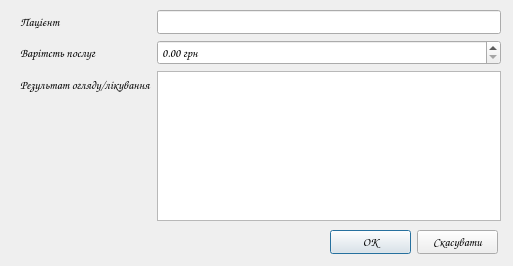
<?xml version="1.0" encoding="UTF-8"?>
<ui version="4.0">
 <class>AppointmentDialog</class>
 <widget class="QDialog" name="AppointmentDialog">
  <property name="geometry">
   <rect>
    <x>0</x>
    <y>0</y>
    <width>513</width>
    <height>266</height>
   </rect>
  </property>
  <property name="font">
   <font>
    <family>Comic Sans MS</family>
   </font>
  </property>
  <property name="windowTitle">
   <string>Результат огляду/лікування</string>
  </property>
  <property name="windowIcon">
   <iconset resource="res/res.qrc">
    <normaloff>:/action_icons/appointment.png</normaloff>:/action_icons/appointment.png</iconset>
  </property>
  <property name="modal">
   <bool>true</bool>
  </property>
  <widget class="QWidget" name="">
   <property name="geometry">
    <rect>
     <x>20</x>
     <y>10</y>
     <width>481</width>
     <height>211</height>
    </rect>
   </property>
   <layout class="QFormLayout" name="formLayout">
    <item row="0" column="0">
     <widget class="QLabel" name="label">
      <property name="text">
       <string>Пацієнт</string>
      </property>
     </widget>
    </item>
    <item row="0" column="1">
     <widget class="QLineEdit" name="patient_le">
      <property name="readOnly">
       <bool>true</bool>
      </property>
     </widget>
    </item>
    <item row="1" column="0">
     <widget class="QLabel" name="label_2">
      <property name="text">
       <string>Варітсть послуг</string>
      </property>
     </widget>
    </item>
    <item row="1" column="1">
     <widget class="QDoubleSpinBox" name="price_sb">
      <property name="suffix">
       <string> грн</string>
      </property>
      <property name="maximum">
       <double>99999.990000000005239</double>
      </property>
      <property name="singleStep">
       <double>10.000000000000000</double>
      </property>
     </widget>
    </item>
    <item row="2" column="0">
     <widget class="QLabel" name="label_3">
      <property name="text">
       <string>Результат огляду/лікування</string>
      </property>
     </widget>
    </item>
    <item row="2" column="1">
     <widget class="QTextEdit" name="results_te"/>
    </item>
   </layout>
  </widget>
  <widget class="QWidget" name="">
   <property name="geometry">
    <rect>
     <x>330</x>
     <y>230</y>
     <width>168</width>
     <height>25</height>
    </rect>
   </property>
   <layout class="QHBoxLayout" name="horizontalLayout">
    <item>
     <widget class="QPushButton" name="ok_pb">
      <property name="text">
       <string>ОК</string>
      </property>
     </widget>
    </item>
    <item>
     <widget class="QPushButton" name="cancel_pb">
      <property name="text">
       <string>Скасувати</string>
      </property>
     </widget>
    </item>
   </layout>
  </widget>
 </widget>
 <resources>
  <include location="res/res.qrc"/>
 </resources>
 <connections/>
</ui>
